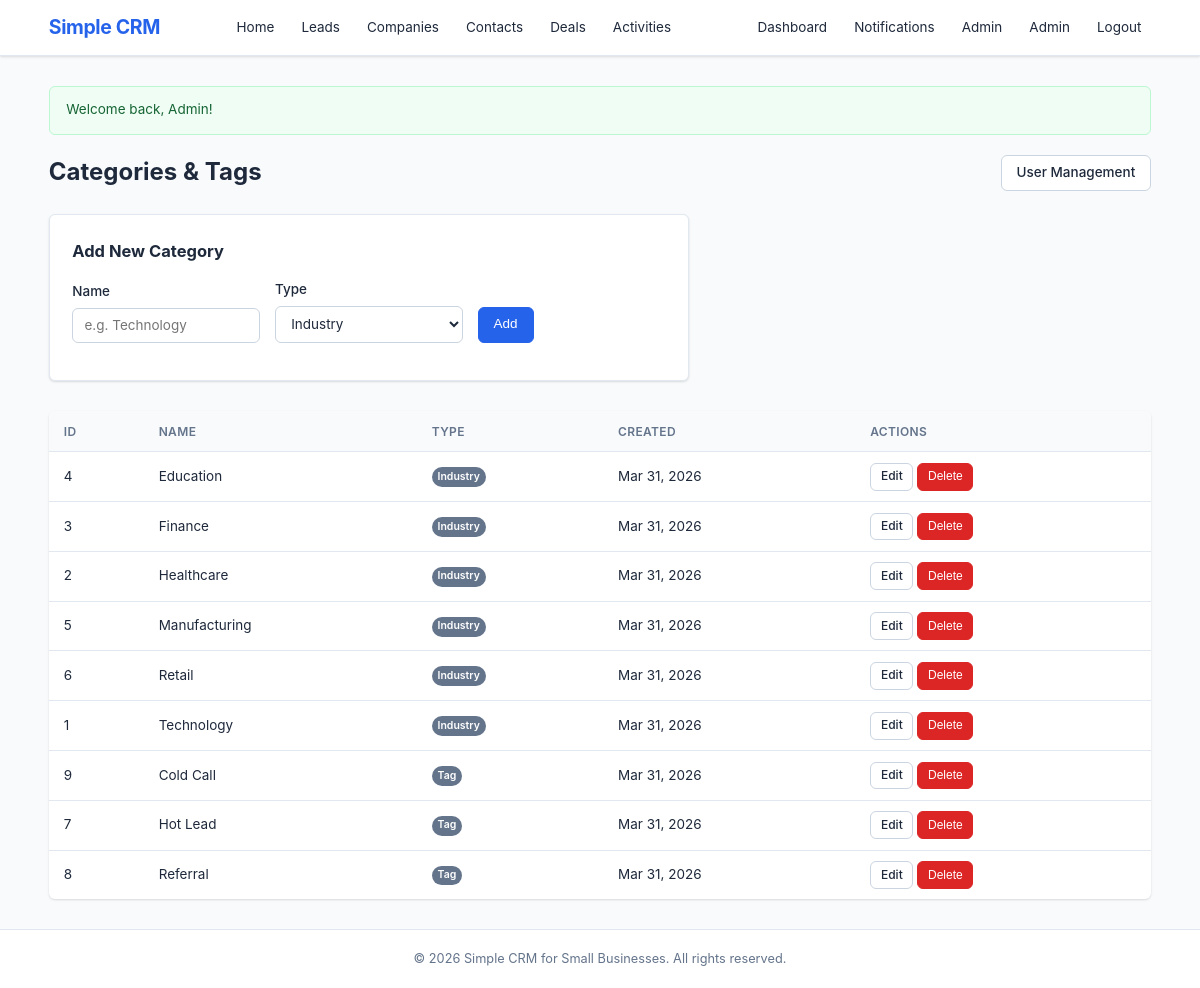
The page /public/admin/categories.php (signed in) on the database its author committed.
### tables this page shows
CREATE TABLE IF NOT EXISTS `categories` (
    `id`         INT AUTO_INCREMENT PRIMARY KEY,
    `name`       VARCHAR(100) NOT NULL,
    `type`       VARCHAR(50)  NOT NULL DEFAULT 'industry',
    `created_at` DATETIME     NOT NULL DEFAULT CURRENT_TIMESTAMP
);

### models/Category.php (called while the page is built, shortened)
<?php
function listCategories(string $type = ''): array
{
    $db = getDB();
    if ($type) {
        $stmt = $db->prepare('SELECT * FROM categories WHERE type = :type ORDER BY name ASC');
        $stmt->execute([':type' => $type]);
    } else {
        $stmt = $db->query('SELECT * FROM categories ORDER BY type ASC, name ASC');
    }
    return $stmt->fetchAll();
}

### public/admin/categories.php (the view, shortened to what this page needs)
<?php
require_once __DIR__ . '/../../includes/helpers.php';
require_once __DIR__ . '/../../models/Category.php';
$categories = listCategories();
$editCat = null;
include __DIR__ . '/../../includes/header.php';
?>
<div class="container">
    <?= renderFlash() ?>
    <div class="page-header">
        <h1>Categories &amp; Tags</h1>
        <a href="users.php" class="btn">User Management</a>
    </div>
    <div class="form-card" style="margin-bottom: 2rem;">
        <h3><?= $editCat ? 'Edit Category' : 'Add New Category' ?></h3>
        <form method="post" class="form-inline-row">
            <div class="form-group">
                <label for="name">Name</label>
                <input type="text" id="name" name="name" required
                       value="<?= e($editCat['name'] ?? '') ?>" placeholder="e.g. Technology">
            </div>
            <div class="form-group">
                <label for="type">Type</label>
                <select id="type" name="type">
                    <option value="industry" <?= ($editCat['type'] ?? '') === 'industry' ? 'selected' : '' ?>>Industry</option>
                </select>
            </div>
            <div class="form-group" style="align-self: flex-end;">
                <button type="submit" class="btn btn-primary"><?= $editCat ? 'Update' : 'Add' ?></button>
            </div>
        </form>
    </div>
    <table class="data-table">
        <thead>
            <tr>
                <th>ID</th>
                <th>Name</th>
                <th>Type</th>
                <th>Created</th>
                <th>Actions</th>
            </tr>
        </thead>
        <tbody>
        <?php if (empty($categories)): ?>
            <tr><td colspan="5" class="text-center">No categories found.</td></tr>
        <?php else: ?>
            <?php foreach ($categories as $cat): ?>
            <tr>
                <td><?= $cat['id'] ?></td>
                <td><?= e($cat['name']) ?></td>
                <td><span class="badge badge-secondary"><?= statusLabel($cat['type']) ?></span></td>
                <td><?= formatDate($cat['created_at']) ?></td>
                <td class="actions">
                    <a href="categories.php?edit=<?= $cat['id'] ?>" class="btn btn-sm">Edit</a>
                    <form method="post" style="display:inline">
                        <button type="submit" class="btn btn-sm btn-danger"
                                onclick="return confirm('Delete this category?')">Delete</button>
                    </form>
                </td>
            </tr>
            <?php endforeach; ?>
        <?php endif; ?>
        </tbody>
    </table>
</div>
<?php include __DIR__ . '/../../includes/footer.php'; ?>

### public/css/style.css (style rules this page uses)
*, *::before, *::after { box-sizing: border-box; margin: 0; padding: 0; }
:root { --color-primary: #2563eb; --color-primary-dark: #1d4ed8; --color-success: #16a34a; --color-warning: #d97706; --color-danger: #dc2626; --color-info: #0891b2; --color-bg: #f8fafc; --color-white: #ffffff; --color-text: #1e293b; --color-text-light: #64748b; --color-border: #e2e8f0; --color-border-dark: #cbd5e1; --radius: 6px; --shadow: 0 1px 3px rgba(0,0,0,0.08), 0 1px 2px rgba(0,0,0,0.06); --shadow-md: 0 4px 6px rgba(0,0,0,0.07), 0 2px 4px rgba(0,0,0,0.06); --font-sans: -apple-system, BlinkMacSystemFont, 'Segoe UI', Roboto, Oxygen, Ubuntu, sans-serif; --font-mono: 'SF Mono', SFMono-Regular, Consolas, 'Liberation Mono', Menlo, monospace; }
html { font-size: 15px; line-height: 1.6; }
body { font-family: var(--font-sans); color: var(--color-text); background: var(--color-bg); min-height: 100vh; display: flex; flex-direction: column; }
a { color: var(--color-primary); text-decoration: none; }
.container { max-width: 1140px; margin: 0 auto; padding: 0 1.25rem; }
.badge { display: inline-block; font-size: 0.7rem; font-weight: 600; padding: 0.15em 0.55em; border-radius: 999px; vertical-align: middle; color: var(--color-white); }
.badge-secondary { background: var(--color-text-light); }
.page-header { display: flex; align-items: center; justify-content: space-between; margin-bottom: 1.5rem; gap: 1rem; flex-wrap: wrap; }
.page-header h1 { font-size: 1.6rem; font-weight: 700; color: var(--color-text); }
.btn { display: inline-block; padding: 0.5rem 1rem; font-size: 0.9rem; font-weight: 500; border-radius: var(--radius); border: 1px solid var(--color-border-dark); background: var(--color-white); color: var(--color-text); cursor: pointer; transition: all 0.15s; text-align: center; line-height: 1.4; }
.btn-primary { background: var(--color-primary); color: var(--color-white); border-color: var(--color-primary); }
.btn-danger { background: var(--color-danger); color: var(--color-white); border-color: var(--color-danger); }
.btn-sm { padding: 0.3rem 0.65rem; font-size: 0.8rem; }
.data-table { width: 100%; border-collapse: collapse; background: var(--color-white); border-radius: var(--radius); box-shadow: var(--shadow); overflow: hidden; }
.data-table th, .data-table td { padding: 0.7rem 1rem; text-align: left; border-bottom: 1px solid var(--color-border); font-size: 0.9rem; }
.data-table th { background: var(--color-bg); font-weight: 600; color: var(--color-text-light); font-size: 0.8rem; text-transform: uppercase; letter-spacing: 0.03em; }
.data-table tbody tr:last-child td { border-bottom: none; }
.data-table .actions { white-space: nowrap; }
.data-table .actions form { display: inline; }
.form-card { background: var(--color-white); border: 1px solid var(--color-border); border-radius: var(--radius); padding: 1.5rem; box-shadow: var(--shadow); max-width: 640px; }
.form-card h3 { margin-bottom: 1rem; font-size: 1.1rem; }
.form-group { margin-bottom: 1rem; }
.form-group label { display: block; margin-bottom: 0.35rem; font-weight: 500; font-size: 0.9rem; color: var(--color-text); }
.form-group input, .form-group select, .form-group textarea { width: 100%; padding: 0.55rem 0.75rem; font-size: 0.9rem; border: 1px solid var(--color-border-dark); border-radius: var(--radius); background: var(--color-white); color: var(--color-text); transition: border-color 0.15s, box-shadow 0.15s; font-family: var(--font-sans); }
.form-inline-row { display: flex; gap: 1rem; align-items: flex-end; flex-wrap: wrap; }
.form-inline-row .form-group { flex: 1; min-width: 160px; }

### rows shown on the page
categories: id "4", name "Education", type "Industry", created_at "Mar 31, 2026"
categories: id "3", name "Finance", type "Industry", created_at "Mar 31, 2026"
categories: id "2", name "Healthcare", type "Industry", created_at "Mar 31, 2026"
categories: id "5", name "Manufacturing", type "Industry", created_at "Mar 31, 2026"
categories: id "6", name "Retail", type "Industry", created_at "Mar 31, 2026"
categories: id "1", name "Technology", type "Industry", created_at "Mar 31, 2026"
categories: id "9", name "Cold Call", type "Tag", created_at "Mar 31, 2026"
categories: id "7", name "Hot Lead", type "Tag", created_at "Mar 31, 2026"
categories: id "8", name "Referral", type "Tag", created_at "Mar 31, 2026"

### other values the page prints
$user['first_name'] "Admin"
$msg "Welcome back, Admin!"
